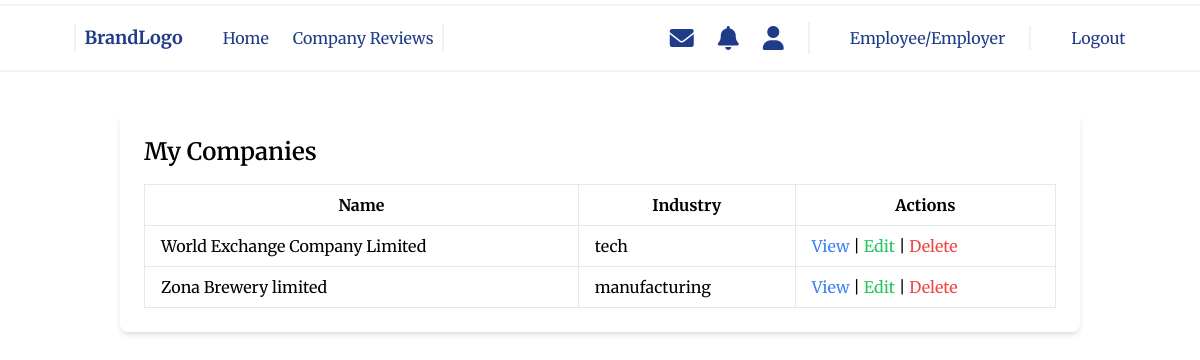
The page /company/list/ (signed in) on the database its author committed.
### company/models.py (models this page shows, shortened)
class Company(models.Model):
    country_choices = (
        ('NG', 'Nigeria'),
        ('US', 'United States'),
        ('GB', 'United Kingdom'),
        ('CA', 'Canada'),
        ('IN', 'India'),
        ('AU', 'Australia'),
        ('DE', 'Germany'),
        ('FR', 'France'),
        ('JP', 'Japan'),
        ('CN', 'China'),
        ('BR', 'Brazil'),
        ('ZA', 'South Africa'),
        ('IT', 'Italy'),
        ('ES', 'Spain'),
        ('RU', 'Russia'),
        ('MX', 'Mexico'),
        ('KR', 'South Korea'),
        ('AR', 'Argentina'),
        ('NG', 'Nigeria'),
    )
    industry_choices = (
        ('tech', 'Technology'),
        ('finance', 'Finance'),
        ('healthcare', 'Healthcare'),
        ('education', 'Education'),
        ('retail', 'Retail'),
        ('entertainment', 'Entertainment'),
        ('construction', 'Construction'),
        ('manufacturing', 'Manufacturing'),
        ('automotive', 'Automotive'),
        ('transportation', 'Transportation'),
        ('real-estate', 'Real Estate'),
        ('energy', 'Energy'),
        ('hospitality', 'Hospitality'),
        ('agriculture', 'Agriculture'),
        ('media', 'Media'),
        ('telecommunications', 'Telecommunications'),
        ('e-commerce', 'E-commerce'),
        ('food-beverage', 'Food & Beverage'),
        ('tourism', 'Tourism'),
        ('logistics', 'Logistics'),
    )
    user = models.ForeignKey(Account, on_delete=models.CASCADE)
    name = models.CharField(max_length=100, null=True, blank=True)
    country = models.CharField(max_length=3, choices=country_choices, null=True, blank=True, default='US')
    image = models.ImageField(upload_to="company_image", validators=[FileExtensionValidator(['jpg', 'jpeg', 'png'])])
    founded_date = models.DateField(null=True, blank=True)
    industry = models.CharField(max_length=100, choices=industry_choices, null=True, blank=True)
    address = models.CharField(max_length=255, null=True, blank=True)  # Comprehensive address field
    size = models.CharField(max_length=50, choices=[('small', 'Small'), ('medium', 'Medium'), ('large', 'Large')], null=True, blank=True)
    is_verified = models.BooleanField(default=False)
    can_recruit = models.BooleanField(default=False)
    website_url = models.URLField(max_length=255, null=True, blank=True)  # Website URL
    facebook_link = models.URLField(max_length=255, null=True, blank=True)  # Social media link: Facebook
    twitter_link = models.URLField(max_length=255, null=True, blank=True)   # Social media link: Twitter
    linkedin_link = models.URLField(max_length=255, null=True, blank=True)  # Social media link: LinkedIn
    instagram_link = models.URLField(max_length=255, null=True, blank=True) # Social media link: Instagram
    about = models.TextField(null=True, blank=True)
    mission = models.TextField(null=True, blank=True)
    vision = models.TextField(null=True, blank=True)

### company/views.py (the view)
# urls.py: path('list/', views.company_list, name='company_list'),
def company_list(request):
    if not request.user.is_recruiter:
        messages.error(request, "You are not authorized to view companies.")
        return redirect('banner-page')
    companies = Company.objects.filter(user=request.user)  # Only show companies created by the logged-in recruiter
    context = {
        'companies': companies,
    }
    return render(request, 'company/company-list.html', context)

### notification/context_processors.py (called while the page is built)
def unread_notifications_count(request):
    if request.user.is_authenticated:
        return {
            'unread_notifications_count': request.user.notifications.filter(is_read=False).count()
        }
    return {}

### company/templates/company/company-list.html
{% extends "base.html" %}
{% block main %}
<div class="bg-white p-6 rounded-lg shadow-md">
    <h1 class="text-2xl font-semibold mb-4">My Companies</h1>
    <table class="table-auto w-full">
        <thead>
            <tr>
                <th class="border px-4 py-2">Name</th>
                <th class="border px-4 py-2">Industry</th>
                <th class="border px-4 py-2">Actions</th>
            </tr>
        </thead>
        <tbody>
            {% for company in companies %}
                <tr>
                    <td class="border px-4 py-2">{{ company.name }}</td>
                    <td class="border px-4 py-2">{{ company.industry }}</td>
                    <td class="border px-4 py-2">
                        <a href="{% url 'company_details' company.id %}" class="text-blue-500 hover:underline">View</a> |
                        <a href="{% url 'update-company' company.id %}" class="text-green-500 hover:underline">Edit</a> |
                        <a href="{% url 'delete_company' company.id %}" class="text-red-500 hover:underline">Delete</a>
                    </td>
                </tr>
            {% empty %}
                <tr>
                    <td colspan="4" class="text-center py-4">No companies found.</td>
                </tr>
            {% endfor %}
        </tbody>
    </table>
</div>
{% endblock %}

### rows shown on the page
Company: name "World Exchange Company Limited", industry "tech"
Company: name "Zona Brewery limited", industry "manufacturing"
